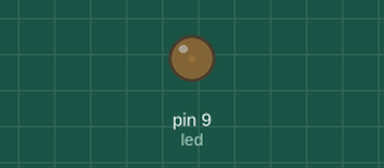
Recording of a sketch running on a simulated Arduino Uno, built with avr-gcc and run on an emulated ATmega328P. On the bench: output pins drawn as LEDs (lit = HIGH).

Above: at 0.05 s.
At 0.4 s:
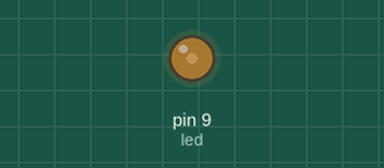
At 0.8 s:
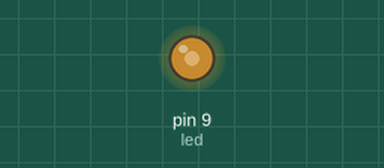
At 1.55 s:
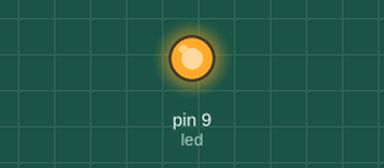
Timing chart, 0 to 3.6 s (numbered marks = the images above):
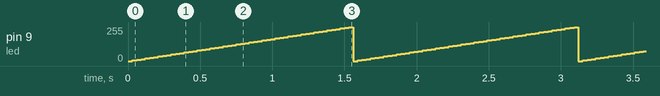

The sketch:

FadeUp.ino
```cpp
int led = 9;
int brightness = 0;
int delta = 5;

void setup() {
  pinMode(led, OUTPUT);
}

void loop() {
  analogWrite(led, brightness);

  if (brightness == 255) {
    brightness = 0;
  } else {
      brightness += delta;
  }

  delay(30);
}
```

Measured:
- by itself, pin 9 (led): ramps from 0/255 to 255/255 and jumps back, once every 1.6 s
